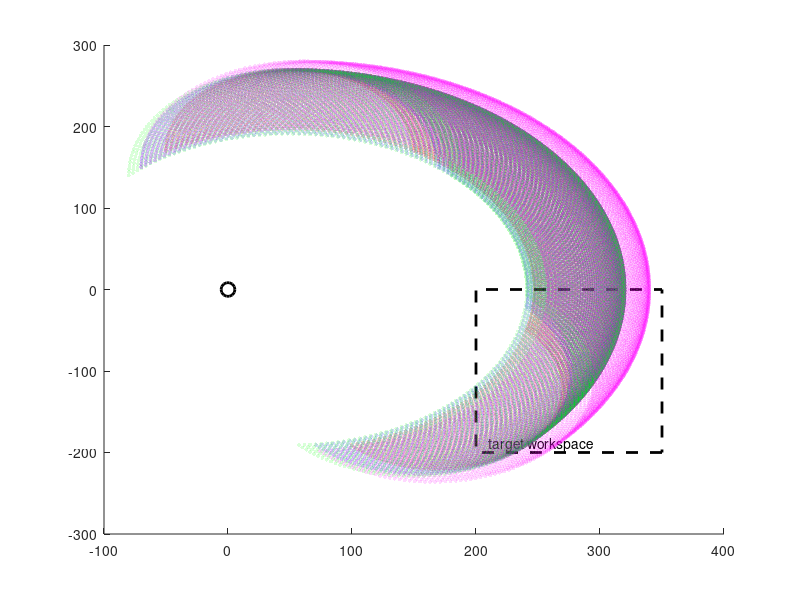

This figure's MATLAB source: (Note: this script raises an error after producing the figure.)
%% Define linkage lengths
L1 = 170;
L2 = 100;
L3 = 50;

M1 = 150;
M2 = 120;
M3 = 50;

N1 = 140;
N2 = 130;
N3 = 50;

O1 = 150;
O2 = 130;
O3 = 60;
%% Define end-effector's density
theta1 = linspace(deg2rad(-45),deg2rad(90),100);
theta2 = linspace(deg2rad(-90), deg2rad(90), 100);
theta3 = deg2rad(-theta1-theta2);   % fixed tool angle

X1 = [];
Y1 = [];

X2 = [];
Y2 = [];

X3 = [];
Y3 = [];

X4 = [];
Y4 = [];

for t1 = theta1
    for t2 = theta2
        t3 = -(t1 + t2);   % keep end-effector horizontal
        % first linkage set
        X1(end+1) = L1 * cos(t1) + L2 * cos(t1 + t2) + L3 * cos(t1 + t2 + t3);
        Y1(end+1) = L1 * sin(t1) + L2 * sin(t1 + t2) + L3 * sin(t1 + t2 + t3);

        % second linkage set
        % second linkage set
        X2(end+1) = M1 * cos(t1) + M2 * cos(t1 + t2) + M3 * cos(t1 + t2 + t3);
        Y2(end+1) = M1 * sin(t1) + M2 * sin(t1 + t2) + M3 * sin(t1 + t2 + t3);

        % third linkage set
        X3(end+1) = N1 * cos(t1) + N2 * cos(t1 + t2) + N3 * cos(t1 + t2 + t3);
        Y3(end+1) = N1 * sin(t1) + N2 * sin(t1 + t2) + N3 * sin(t1 + t2 + t3);
    
        % fourth linkage set (determined version)
        % fourth linkage set
        X4(end+1) = O1 * cos(t1) + O2 * cos(t1 + t2) + O3 * cos(t1 + t2 + t3);
        Y4(end+1) = O1 * sin(t1) + O2 * sin(t1 + t2) + O3 * sin(t1 + t2 + t3);
    end
end

% Define workspace: pick/place, planar tracing, planar welding
x_min = 200; x_max = 350;
y_min = -200; y_max = 0;
figure;
rectangle('Position',[x_min, y_min, x_max - x_min, y_max - y_min], ...
          'EdgeColor','k','LineWidth',2,'LineStyle','--');
text(x_min+10,y_min+10,'target workspace');
hold on;

scatter(X1, Y1, 8, 'r', 'filled','MarkerFaceAlpha',0.15);
hold on
scatter(X2 ,Y2 ,8 ,'b', 'filled','MarkerFaceAlpha',0.15);
hold on
scatter(X3, Y3, 8, 'g', 'filled', 'MarkerFaceAlpha', 0.15);
hold on
scatter(X4, Y4, 8, 'm', 'filled', 'MarkerFaceAlpha', 0.15);

plot(0,0,'ko','MarkerSize',10,'LineWidth',2)
xline(0,'k--'); yline(0,'k--');

legend('L1=170, L2=100, L3=50','M1=150, M2=120, M3=50', ...
    'N1=140, N2=130, N3=50','O1=150, O2 = 130, O3 = 60', 'Base');
axis equal;
grid on;
